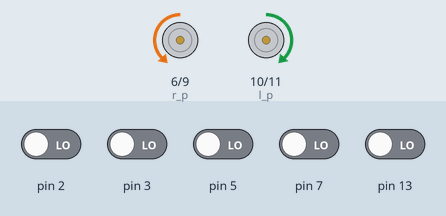
The sketch below on a simulated Arduino Uno, built with avr-gcc and run on an emulated ATmega328P. On the bench: motor-driver pin pairs drawn as motors (green arrow = first pin HIGH = forward, orange = second pin HIGH = backward, longer = more drive). The test bench sets the inputs (shaded band); at power-on: pin 2, pin 3, pin 5, pin 7, pin 13 LOW.

Above: at 1.2 s.
1.3 s: pin 2 driven HIGH
At 2.0 s:
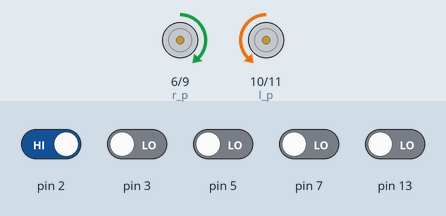
2.8 s: pin 13 driven HIGH
At 3.1 s:
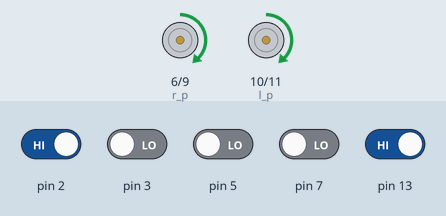
4.3 s: pin 3 driven HIGH
At 5.2 s:
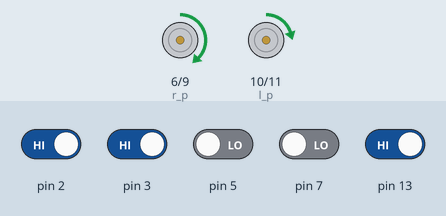
5.8 s: pin 3 driven LOW
At 6.4 s:
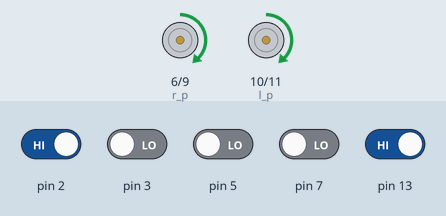
7.3 s: pin 5 driven HIGH
At 7.7 s:
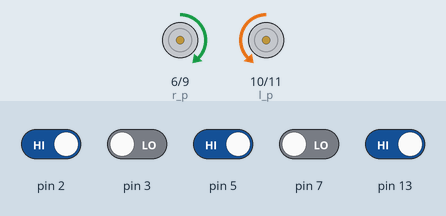
8.8 s: pin 5 driven LOW
At 10.1 s:
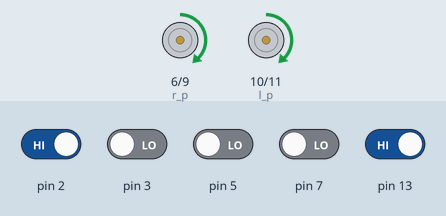
Timing chart, 0 to 11.3 s (numbered marks = the images above; inputs shaded):
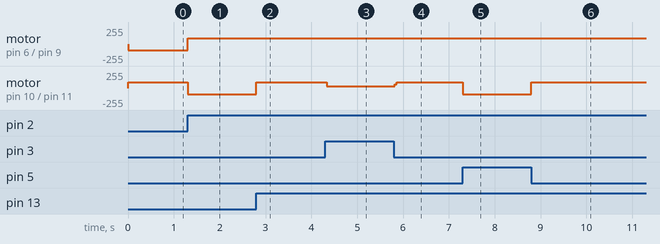

The sketch:

LFR_main_.ino
```cpp
int r_p=6;
int r_n=9;
int l_p=10;
int l_n=11;
int s=90;

void setup(){
  pinMode(r_p,OUTPUT);
  pinMode(r_n,OUTPUT);
  pinMode(l_p,OUTPUT);
  pinMode(l_n,OUTPUT);

  pinMode(13,INPUT);
  pinMode(2,INPUT);
  pinMode(3,INPUT);
  pinMode(7,INPUT);
  pinMode(5,INPUT);
}

void loop(){
  int s8= digitalRead(7);
  int s4=digitalRead(13);
  int s5=digitalRead(2);
  int s6=digitalRead(3);
  int s7= digitalRead(5);

  if(s4==1 && s5==1 ){
    if(s6==1){
      left();
    }
    if(s7==1){
      left();
    }

    else{
      forward();
    }
  }
  if(s4==1 && s5==0){
    if(s6==1){
      left();
    }
    if(s7==1){
      left();
    }
    else{
      forward();
    }
  }
  if(s4==0 && s5==1){
    left();
  }
  if(s4==0 && s5==0){
    if(s8==1){
      left();
    }
    if(s7==1){
      left();
    }
    if(s6==1){
      left();
    }
    else{
      right();
    }
  }

}
void forward(){
  analogWrite(r_p,s);
  analogWrite(r_n,0);
  analogWrite(l_p,s);
  analogWrite(l_n,0);
}
void left(){
  analogWrite(r_p,s);
  analogWrite(r_n,0);
  analogWrite(l_p,0);
  analogWrite(l_n,s);
}
void right(){
  analogWrite(r_p,0);
  analogWrite(r_n,s);
  analogWrite(l_p,s);
  analogWrite(l_n,0);
}
```

Measured:
- after the input at 1.3 s, motor on pin 6 (r_p) / pin 9 (r_n): backward 90/255 → forward 90/255 at once; motor on pin 10 (l_p) / pin 11 (l_n): forward 90/255 → backward 90/255 at once
- after the input at 2.8 s, motor on pin 10 (l_p) / pin 11 (l_n): backward 90/255 → forward 90/255 at once
- after the input at 4.3 s, motor on pin 10 (l_p) / pin 11 (l_n): forward 90/255 → forward 24/255 at once
- after the input at 5.8 s, motor on pin 10 (l_p) / pin 11 (l_n): forward 24/255 → forward 90/255 at once
- after the input at 7.3 s, motor on pin 10 (l_p) / pin 11 (l_n): forward 90/255 → backward 90/255 at once
- after the input at 8.8 s, motor on pin 10 (l_p) / pin 11 (l_n): backward 90/255 → forward 90/255 at once
